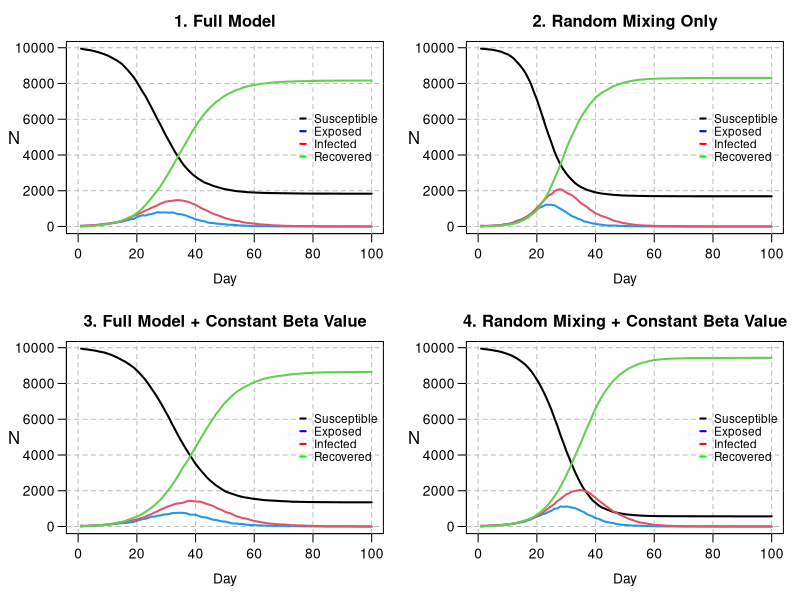

Reproduce this figure in R.
# Zachary Gavin (s2222962): Wrote get.net, wrote household allocation, created initial nseir function, nseir optimisation, debugging and commenting
# Shaehroz Khalid (s2869421): All plotting and visualisation, q1 into one line, nseir optimisation, debugging and commenting
# Brandon Causing (s2901457): Completion and performance optimisation of the main nseir simulation function, debugging and commenting
# division of work was close to 1/3 each

################################################################################


## GENERAL DESCRIPTION

# This script implements an agent-based SEIR (Susceptible-Exposed-Infected-Recovered)
# model to simulate the spread of an epidemic in a population of n individuals.
# The model incorporates three modes of transmission: within-household, through a
# pre-defined social network, and via random mixing.
# The script defines functions to generate the population and social network,
# run the SEIR simulation, and plot the results under different scenarios.
# The final section compares four scenarios to analyse the impact of social
# structure and individual heterogeneity (beta) on the epidemic dynamics.




######################################################################
### ------- START OF MODEL SETUP AND POPULATION GENERATION ------- ###
######################################################################

# We first define the global parameters for the model and generate the base 
# population, setting the maximum size of a household and assigning each of the 
# 'n' individuals a "sociability" parameter.

n <- 10000
people <- 1:n
h_max <- 5
beta <- runif(n, 0, 1)


######################################################################
######## ---------- HOUSEHOLD GENERATION FUNCTION ---------- #########
######################################################################

# We then generate n hh sizes uniform on {1,2,3,4,5}, make a vector repeating
# the "household number" the size of the hh times, then cut off at length n.
# This assigns each of the n individuals to a household.

h <- rep(1:n, sample(1:h_max, n, replace = TRUE))[1:n] 


######################################################################
############ ------- NETWORK GENERATION FUNCTION ------- #############
######################################################################

# We proceed to make a function that creates regular social network connections 
# between individuals who are not in the same household.

# * beta = length n vector of sociability parameters
# * h = household connections
# * nc = average number of network connections someone has
# get.net initially generates a vector of Bernoullis for each person i, containing
# their connections with people (i+1):n. For each person, this is immediately 
# turned into a list of indices to save computation time, then into a list
# of connection pairs for inversion and removing hh connections.

get.net <- function(beta, h, nc=15) {
  
  n <- length(h)
  b_bar <- sum(beta)/length(beta)
  # initialising two lists to store connections
  conns_init <- vector(mode = "list", length = n) 
  conns <- vector(mode = "list", length = n)
  for (i in 1:n) {
    if (i < n) {
      b <- rbinom(n-i, 1, nc*beta[i]*beta[(i+1):n]/(b_bar^2*(n-1)) )
      # which(b==1) returns values in 1:n-i, so +i to get indices in (i+1):n
      conns_init[[i]] <- which(b == 1) + i  
    }
  }
  
  # vectorised rep, sapply returns vector. pairs is all unique net connections
  pairs <- cbind(rep(1:n, sapply(conns_init, length)), unlist(conns_init)) 
  
  if (nrow(pairs) > 0) { 
    # keep only rows of pairs where members are not in the same household
    pairs <- pairs[h[pairs[,1]] != h[pairs[,2]], , drop = FALSE] 
    
    if(nrow(pairs) > 0) {
      for (i in 1:nrow(pairs)){
        # add person 1 in pair to connections list of person 2, and vice-versa
        conns[[pairs[i,1]]] <- append(conns[[pairs[i,1]]],  pairs[i,2] )
        conns[[pairs[i,2]]] <- append(conns[[pairs[i,2]]],  pairs[i,1] )
      }
    }
  }
  
  return(conns)
}


######################################################################
############## ------- SEIR SIMULATION FUNCTION ------- ##############
######################################################################

# We now create a function that simulates the epidemic over nt time steps, 
# incorporating into the model the household and regular network contacts that 
# can be established using the previous functions, and tracking the number of 
# individuals in each SEIR compartment.

# * beta = sociability vector 
# * h = list of what household each person is in
# * alink = nested list of the net connections of each person 
# * alpha = parameters governing the prob. of exposure from each pathway 
#  -- alpha[1] concerns hh infection, alpha[2] network infections, alpha[3] gen. mixing 
# * delta =  daily prob of I->R 
# * gamma = daily prob of E->R 
# * nc = measure of how much "social interaction" happens in the population
# * nt = number of days the simulation runs over
# * pinf is prop of population initially infected

nseir <- function(beta, h, alink, 
                  alpha=c(0.1, 0.01, 0.01), 
                  delta=.2, 
                  gamma=.4, 
                  nc=15, nt=100, pinf=.005) {
  
  ### --- 1. Set-Up --- ###
  n <- length(beta)
  x <- rep(0, n) # everyone starts off susceptible 
  num_to_infect <- max(1, round(pinf*n))
  x[sample(1:n, num_to_infect)] <- 2 # pick a few people to start off infected
  
  # set up households (who's in each household)
  hh_index_list <- split(1:n, h) 
  
  # for future calculation of mixing probs
  b_bar <- sum(beta)/n
  
  # initialize counts of statuses for day 1
  t <- S <- E <- I <- R <- rep(0, nt)
  t[1] <- 1
  S[1] <- n - num_to_infect
  I[1] <- num_to_infect
  
  ### --- 2. Daily Simulation --- ###
  # each day:
  # -- find who transitions to a different status 
  # -- count how many people are in each status
  for(i in 2:nt) {
    
    # random numbers assigned to each person to compare with transition probs
    u <- runif(n) 
    
    # keep track of infected people
    infected_indices <- which(x == 2)
    susceptible_indices <- which(x==0)
    n_infected <- length(infected_indices)
    
    ## -- 2a. Infectious to Recovered -- ##
    # transition from infected to recover with probability = delta
    x[x == 2 & u < delta] <- 3
    
    ## -- 2b. Exposed to Infectious -- ##
    # transition from exposed to infected with probability = gamma
    x[x == 1 & u < gamma] <- 2
    
    ## -- 2c. Set-Up of Susceptible to Exposed -- ##
    # find who transitions from susceptible to exposed
    # initialize lists of those exposed through infected people 
    hh_exposed <- net_exposed <- mix_exposed <- integer(0)
    
    # if nobody's infected, nobody can become exposed
    if (n_infected > 0) {
      
      ## -- 2c(i). Household Exposure -- ##
      # find who gets infected from household contacts
      # ** prob of getting infected by a household member = alpha[1]
      # -----
      # count how many people are infected in each household
      hh_infected_counts <- tabulate(h[infected_indices], nbins = max(h))
      # which households have someone infected in them
      infected_hh <- which(hh_infected_counts > 0)
      # prob of infection by at least one infected household member
      if (length(infected_hh) > 0) {
        hh_probs <- 1 - (1-alpha[1])^hh_infected_counts[infected_hh]
        # who transitions to infected in the household
        hh_exposed <- unlist(
          Map(function(hh, prob) { # this applies function to each pair
            hh_members <- hh_index_list[[as.character(hh)]]
            sus <- hh_members[x[hh_members] == 0] 
            sus[u[sus] < prob]
          }, hh = infected_hh, prob = hh_probs), use.names = FALSE
        )
      }
      
      ## -- 2c(ii). Regular Network Exposure -- ##
      # find who gets infected from regular network contacts
      # ** prob of getting infected by regular network contact = alpha[2]
      # -----
      # who is in a regular network with someone infected
      neighbors_of_infected <- unlist(alink[infected_indices], use.names = FALSE)
      if(length(neighbors_of_infected) > 0) {
        # count how many people are infected in each regular network 
        net_infected_counts <- tabulate(neighbors_of_infected, nbins = n)
        # which networks have someone infected in them
        sus_exposed_to_net <- which(net_infected_counts > 0 & x == 0)
        # prob of infection by at least one infected regular network contact
        if (length(sus_exposed_to_net) > 0) {
          net_probs <- 1 - (1-alpha[2])^net_infected_counts[sus_exposed_to_net]
          # who transitions to infected in network
          net_exposed <- sus_exposed_to_net[u[sus_exposed_to_net] < net_probs]
        }
      }
      
      ## -- 2c(iii). Random Mixing Exposure -- ##
      # find who gets infected from random mixing
      # ** prob of infection by random mixing = a[3]*b[i]*b[j]/(b_bar^2*(n-1))
      # ** b[i], b[j] are "sociability" parameters for people i, j
      # -----
      u <- runif(length(susceptible_indices)) # generate new unifs so no undue corr. between rand. mix. infs & other inf. pathways
      # this is shape #infected x #susceptible
      
      trans_probs <- nc*alpha[3]*outer(beta[infected_indices],beta[susceptible_indices])/(b_bar^2 * (n-1))
      
      #log_trans_probs <- 
      
      # gives infection prob for each susceptible person
      inf_probs <- 1 - apply(1-trans_probs, MARGIN=2, FUN=prod) # sum over columns (possible infectors)
      
      mix_exposed <- susceptible_indices[u<inf_probs]
      
    }
    
    ## -- 2d. Susceptible to Exposed -- ##
    # gather everyone who transitions from susceptible to exposed
    if (length(hh_exposed) > 0 || length(net_exposed) > 0 || length(mix_exposed) > 0) {
      newly_exposed <- unique(c(hh_exposed, net_exposed, mix_exposed))
      x[newly_exposed] <- 1
    }
    
    ## -- 2e. Daily Counts -- ##
    # keep track of daily counts of statuses
    S[i] <- sum(x == 0)
    E[i] <- sum(x == 1)
    I[i] <- sum(x == 2)
    R[i] <- sum(x == 3)
    t[i] <- i
  }
  
  ### --- 3. Output --- ###
  # each component of list is an SEIR status with corresponding daily counts
  return(list(t = t, S = S, E = E, I = I, R = R))
}


######################################################################
############## ------- PLOTTING HELPER FUNCTION ------- ##############
######################################################################

# We next create a function to cleanly plot SEIR simulations. The function allows
# for users to easily change parameters of the SEIR model to visualize changes
# in behavior by taking the same inputs as the nseir() function.

epi_plot <- function(beta, h, alink, 
                     alpha = c(0.1, 0.01, 0.01),
                     delta = 0.2,
                     gamma = 0.4,
                     nc = 15, nt = 100, pinf = 0.005,
                     title = "SEIR Dynamics") {
  
  # simulate the model with the chosen parameters from the epi_plot arguments
  epi <- nseir(beta, h, alink, alpha, delta, gamma, nc, nt, pinf)
  
  # set up the plot limits, title, and axis label orientations
  plot(x = NA, y = NA, xlim = c(0, max(epi$t)), ylim = c(0, max(epi$S)), 
       xlab = "", ylab = "", main = title, las = 1)
  
  # set up dashed grid lines
  grid(nx = NULL, ny = NULL, lty = 2, col = "gray", lwd = 1)
  
  # set axis titles, spacing, and title orientation
  title(xlab = "Day", mgp = c(2.2, 0.7, 0)) # x axis
  mtext("N", side = 2, line = 2.8, las = 1) # y axis
  
  # plot the simulation with each day connected via a line
  lines(x = epi$t, y = epi$S, lty = 1, lwd = 2)
  lines(epi$E, col = 4, lty = 1, lwd = 2) 
  lines(epi$I, col = 2, lty = 1, lwd = 2)
  lines(epi$R, col = 3, lty = 1, lwd = 2)
  
  # create the legend and set aesthetics
    legend(x = "right", 
         legend = c("Susceptible", "Exposed",
                    "Infected", "Recovered"),
         col = c("black", "blue", "red", "green"),
         lty = 1, lwd = 2,
         # --- Key Adjustments for Spacing ---
         y.intersp = 0.9,    # Increase vertical spacing between lines
         seg.len = .5,      # Make the line segments longer and more visible
         x.intersp = 0.8,    # Adjust horizontal space between line and text
         cex = 0.85,       # Reduce the overall font and symbol size
         bty = "n")         # No box
}


######################################################################
############# ------- MODEL SCENARIO COMPARISON ------- ##############
######################################################################

# Finally, we plot four different scenarios for the model: (1) the full model with
# default parameters, (2) random mixing as the only method of infection
# (i.e. removing spread via household and network contacts), (3) the full model 
# but setting a constant sociability parameter across the population (set as the 
# mean of the betas), and (4) a mix of the previous two scenarios that considers
# both random mixing only and constant sociability.

# 2x2 grid, mar allows good spacing, mgp moves axis
par(mfrow = c(2, 2), mar = c(4, 4, 2.5, 1), mgp = c(2.2, 0.7, 0)) 

# regular network contacts with random betas (scenarios 1, 2)
alink <- get.net(beta, h)

# regular network contacts with constant beta (scenarios 3, 4)
beta_const <- rep(mean(beta), n)
alink_const_beta <- get.net(beta_const, h)

# ------------------

### --- SCENARIO 1: full model with default parameters --- ###
epi_plot(beta, h, alink, title = "1. Full Model")


### --- SCENARIO 2: random mixing only --- ###
epi_plot(beta, h, alink, alpha = c(0, 0, 0.04),
         title = "2. Random Mixing Only")

### --- SCENARIO 3: full model with constant beta value --- ###
epi_plot(beta_const, h, alink_const_beta, 
         title = "3. Full Model + Constant Beta Value")

### --- SCENARIO 4: random mixing with constant beta --- ###
epi_plot(beta_const, h, alink_const_beta, alpha = c(0, 0, 0.04),
         title = "4. Random Mixing + Constant Beta Value")

# ------------------
# reset plot settings
par(mfrow = c(1, 1))


######################################################################
################ ------- DISCUSSION OF PLOTS -------- ################
######################################################################

# When we remove household and network effects, while holding constant the
# total no. of daily contacts, we see the epidemic proceeding noticeably
# faster. This occurs both in the case of non-constant and constant beta.
# In the full model, although the total number of contacts in a day
# is the same as the mixing only model, these contacts will be
# concentrated locally. This introduces the possibility, for instance,
# for household groups to all get infected, at which point there can 
# be no disease spread in this pathway. These types of effects will
# combine to slow the spread when compared to the mixing only model. 
